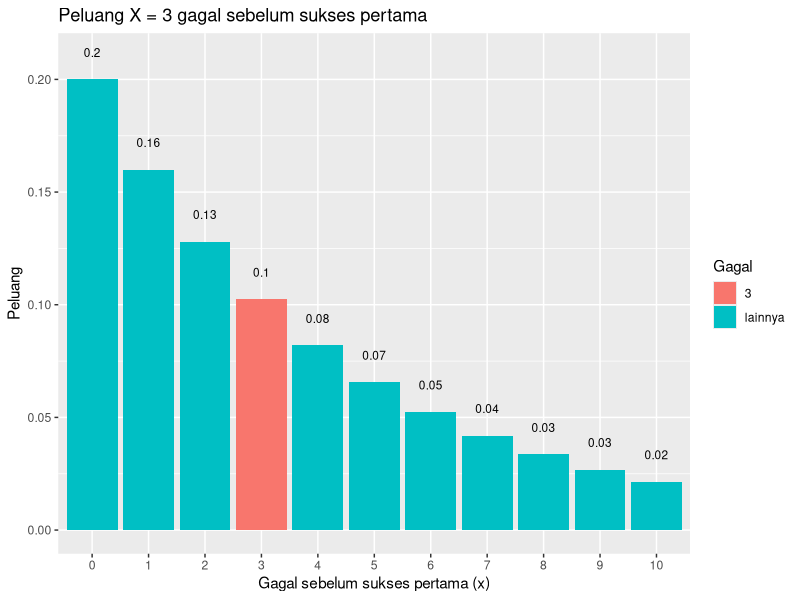

The R script that drew this image:
# https://rpubs.com/mpfoley73/458721
# a
p = 0.20
n = 3
dgeom(x = n, prob = p)

# b
mean(rgeom(n = 10000, prob = p) == 3)

# c
# Hasil dari a (nilai eksak) dan b (nilai simulasi) memiliki hasil yang tidak jauh berbeda

# d
library(dplyr)
library(ggplot2)

data.frame(x = 0:10, prob = dgeom(x = 0:10, prob = p)) %>%
  mutate(Gagal = ifelse(x == n, n, "lainnya")) %>%
ggplot(aes(x = factor(x), y = prob, fill = Gagal)) +
  geom_col() +
  geom_text(
    aes(label = round(prob,2), y = prob + 0.01),
    position = position_dodge(0.9),
    size = 3,
    vjust = 0
  ) +
  labs(title = "Peluang X = 3 gagal sebelum sukses pertama",
       x = "Gagal sebelum sukses pertama (x)",
       y = "Peluang") 

# e
1/p #mean
(1 - p) / p^2 #variance


